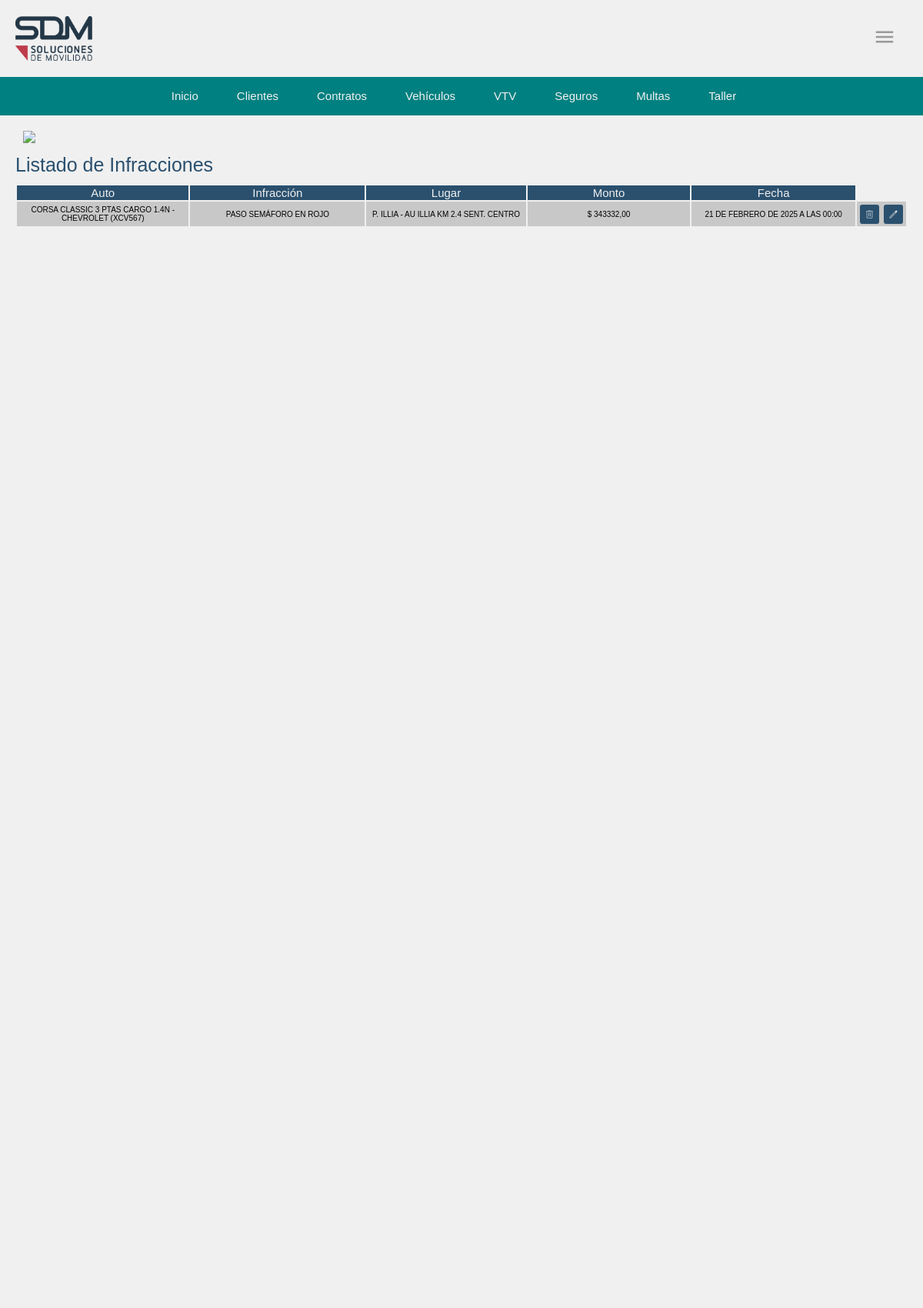
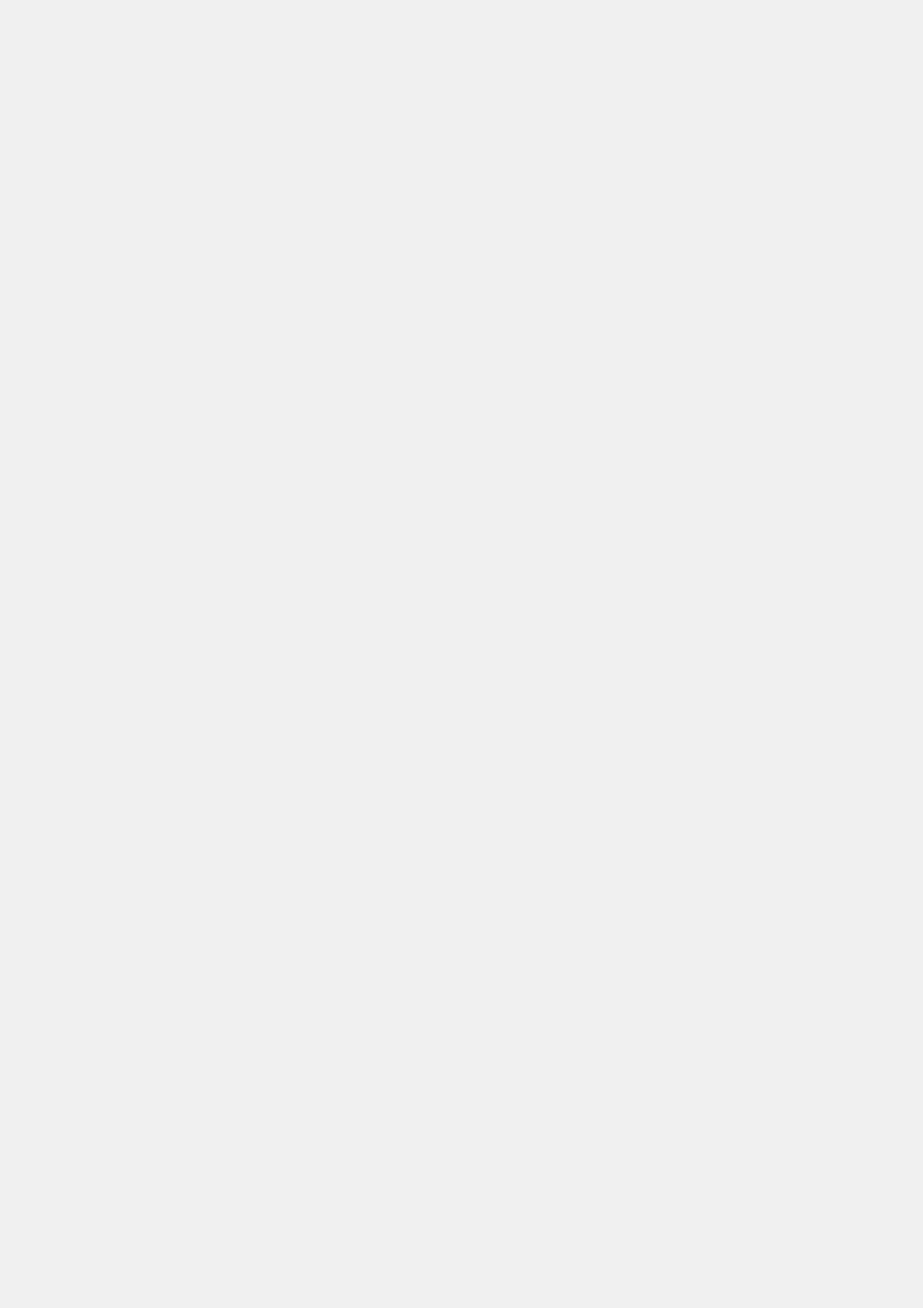
The page /operacion/infracciones/ (signed in, upper part) on the database its author committed (2 pictures, top to bottom).
### operacion/models.py (models this page shows, shortened)
class Infracciones(models.Model):
    auto = models.ForeignKey(Automovil, on_delete=models.CASCADE, verbose_name="Auto asociado", related_name="actas")
    numero = models.CharField(max_length=20, unique=True, verbose_name="Nº de acta")
    fecha = models.DateTimeField(verbose_name="Fecha y Hora del acta")
    infraccion = models.TextField(verbose_name="Descripción de la infracción")
    monto = models.DecimalField(max_digits=10, decimal_places=2, verbose_name="Monto de la multa")
    puntos_descontar = models.IntegerField(default=0, verbose_name="Puntos a descontar")
    puntos_reasignar = models.IntegerField(default=0, verbose_name="Puntos a reasignar")
    lugar = models.CharField(max_length=255, verbose_name="Lugar de la infracción")
    estado = models.TextField(verbose_name="Estado del acta")
    legajo = models.CharField(max_length=20, verbose_name="Nº de legajo")

class Automovil(models.Model):
    marca = models.ForeignKey('Modelo', on_delete=models.RESTRICT, blank=False, null=False)
    Estado = models.ForeignKey(EstadoAutomovil, on_delete=models.RESTRICT, blank=True, null=True)
    anio = models.PositiveIntegerField()
    color = models.CharField(max_length=30)
    kilometraje = models.PositiveIntegerField()
    numero_chasis = models.CharField(max_length=30, verbose_name="Nº de Chasis", unique=True)
    numero_motor = models.CharField(max_length=30, verbose_name="Nº de Motor", unique=True)
    patente = models.CharField(max_length=10, unique=True)
    vtv = models.ForeignKey(Vtv, on_delete=models.RESTRICT)
    poliza = models.ForeignKey('PolizaSeguro',verbose_name="Póliza", on_delete=models.RESTRICT, blank=True, null=True)
    visibilidad = models.BooleanField(default=True)  # Campo de visibilidad para ocultar automóviles eliminados
    flota = models.ForeignKey(Flota, on_delete=models.RESTRICT, blank=True, null=True)
    titular = models.ForeignKey(Titular, on_delete=models.CASCADE, related_name='titular',null=True, blank=True)
    fecha_ultimo_servicio = models.DateField(blank=True, null=True)  # Fecha del último servicio
    km_ultimo_servicio = models.PositiveIntegerField(blank=True, null=True)  # Kilometraje del último servicio
    fecha_ultimo_siniestro = models.DateTimeField(blank=True, null=True)
    cantidad_de_sinistros = models.PositiveIntegerField(default=0)
    def __str__(self):
        return f"{self.marca} ({self.patente})"
    class Meta:
        verbose_name_plural = "Automóviles"

class Modelo(models.Model):
    nombre = models.CharField(max_length=50)
    marca = models.ForeignKey(Marca, on_delete=models.CASCADE, related_name="modelos")
    def __str__(self):
        return f"{self.nombre} - {self.marca.nombre}"

class Marca(models.Model):
    nombre = models.CharField(max_length=50, unique=True)

### operacion/views.py (the view)
# urls.py: path('infracciones/', listado_infracciones, name='listado_infracciones'),
@login_required
def listado_infracciones(request):
    infracciones = Infracciones.objects.all()
    return render(request, 'infracciones/infraccion_list.html', {'infracciones': infracciones})

### operacion/templates/infracciones/infraccion_list.html (shortened to what this page needs)
{% load static %}
<!DOCTYPE html>
<html lang="es">
<head>
    <link rel="stylesheet" type="text/css" href="{% static './style.css' %}">
</head>
<body class="app">
    <div class="head">
        {% include 'cabecera.html' %}
        {% include 'bnav.html' %}
    </div>
    <a href="{% url 'home' %}" class="btn-atras">
        <img src="{% static 'operacion/img/atras.svg' %}">
    </a>
    <h1>Listado de Infracciones</h1>
    <table>
        <tr>
            <th>Auto</th>
            <th>Infracción</th>
            <th>Lugar</th>
            <th>Monto</th>
            <th>Fecha</th>
        </tr>
        {% for infraccion in infracciones %}
            <tr>
                <td>{{ infraccion.auto }}</td>
                <td>{{ infraccion.infraccion }}</td>
                <td>{{ infraccion.lugar }}</td>
                <td>$ {{ infraccion.monto }}</td>
                <td>{{ infraccion.fecha }}</td>
                <td class="acciones">
                    <form method="post" action="{% url 'eliminar_infraccion' infraccion.pk %}">
                        <button type="submit" class="btn">
                            <img src="{% static 'operacion/img/eliminar_blanco.svg' %}" alt="Eliminar">
                        </button>
                    </form>
                    <form method="get" action="{% url 'editar_infraccion' infraccion.pk %}">
                        <button type="submit" class="btn">
                            <img src="{% static 'operacion/img/editar_blanco.svg' %}" alt="Editar">
                        </button>
                    </form>
                </td>
            </tr>
        {% empty %}
            <tr>
                <td colspan="4">No hay infracciones registradas.</td>
            </tr>
        {% endfor %}
    </table>
</body>
</html>

### operacion/static/style.css (style rules this page uses)
body { margin: 0; padding: 0; }
:root { --background: rgb(240,240,240); --foreground: rgb(42, 80, 110); }
.head { position: sticky; top: 0; z-index: 99; }
.app { width: 100vw; height: 1000vh; background-color: var(--background); margin: 0; padding: 0; }
h1 { color:var(--foreground); font-family: Verdana, Geneva, Tahoma, sans-serif; font-weight: lighter; font-size: 25px; margin: 10px 20px; }
th { width: 100vw; font-size: 15px; color: rgb(240, 240, 240); font-weight: lighter; font-family: Verdana, Geneva, Tahoma, sans-serif; background-color:rgb(42, 80, 110); border: none; }

### operacion/static/style_cabecera.css (style rules this page uses)
body { margin: 0; padding: 0; }

### operacion/static/style_bnav.css (style rules this page uses)
body { margin: 0; padding: 0; }

### rows shown on the page
Infracciones: auto "CORSA CLASSIC 3 PTAS CARGO 1.4N - CHEVROLET (XCV567)", infraccion "PASO SEMÁFORO EN ROJO", lugar "P. ILLIA - AU ILLIA KM 2.4 SENT. CENTRO", monto "343332,00", fecha "21 DE FEBRERO DE 2025 A LAS 00:00"
